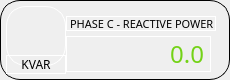
                    <widget class="QFrame" name="horizontalFrame_23">
                     <property name="minimumSize">
                      <size>
                       <width>230</width>
                       <height>80</height>
                      </size>
                     </property>
                     <property name="maximumSize">
                      <size>
                       <width>230</width>
                       <height>80</height>
                      </size>
                     </property>
                     <property name="styleSheet">
                      <string notr="true">border: 1px solid #000000;
border-radius: 20px;</string>
                     </property>
                     <layout class="QHBoxLayout" name="horizontalLayout_33">
                      <property name="spacing">
                       <number>0</number>
                      </property>
                      <property name="leftMargin">
                       <number>5</number>
                      </property>
                      <property name="topMargin">
                       <number>5</number>
                      </property>
                      <property name="rightMargin">
                       <number>5</number>
                      </property>
                      <property name="bottomMargin">
                       <number>5</number>
                      </property>
                      <item>
                       <layout class="QVBoxLayout" name="verticalLayout_57">
                        <property name="spacing">
                         <number>0</number>
                        </property>
                        <item>
                         <widget class="QLabel" name="label_94">
                          <property name="sizePolicy">
                           <sizepolicy hsizetype="Preferred" vsizetype="Preferred">
                            <horstretch>0</horstretch>
                            <verstretch>0</verstretch>
                           </sizepolicy>
                          </property>
                          <property name="minimumSize">
                           <size>
                            <width>60</width>
                            <height>60</height>
                           </size>
                          </property>
                          <property name="maximumSize">
                           <size>
                            <width>60</width>
                            <height>60</height>
                           </size>
                          </property>
                          <property name="styleSheet">
                           <string notr="true">border-color: rgb(255, 255, 255);
image: url(:/icons/power.png);</string>
                          </property>
                          <property name="text">
                           <string/>
                          </property>
                         </widget>
                        </item>
                        <item>
                         <widget class="QLabel" name="label_95">
                          <property name="sizePolicy">
                           <sizepolicy hsizetype="Fixed" vsizetype="Fixed">
                            <horstretch>0</horstretch>
                            <verstretch>0</verstretch>
                           </sizepolicy>
                          </property>
                          <property name="minimumSize">
                           <size>
                            <width>60</width>
                            <height>0</height>
                           </size>
                          </property>
                          <property name="font">
                           <font>
                            <family>Gilroy</family>
                           </font>
                          </property>
                          <property name="styleSheet">
                           <string notr="true">border-color: rgb(255, 255, 255);</string>
                          </property>
                          <property name="text">
                           <string>KVAR</string>
                          </property>
                          <property name="alignment">
                           <set>Qt::AlignCenter</set>
                          </property>
                         </widget>
                        </item>
                       </layout>
                      </item>
                      <item>
                       <layout class="QVBoxLayout" name="verticalLayout_58">
                        <property name="spacing">
                         <number>5</number>
                        </property>
                        <property name="topMargin">
                         <number>10</number>
                        </property>
                        <property name="rightMargin">
                         <number>10</number>
                        </property>
                        <item>
                         <widget class="QLabel" name="label_96">
                          <property name="sizePolicy">
                           <sizepolicy hsizetype="Fixed" vsizetype="Fixed">
                            <horstretch>0</horstretch>
                            <verstretch>0</verstretch>
                           </sizepolicy>
                          </property>
                          <property name="minimumSize">
                           <size>
                            <width>150</width>
                            <height>15</height>
                           </size>
                          </property>
                          <property name="maximumSize">
                           <size>
                            <width>150</width>
                            <height>15</height>
                           </size>
                          </property>
                          <property name="font">
                           <font>
                            <family>Gilroy</family>
                            <pointsize>8</pointsize>
                           </font>
                          </property>
                          <property name="styleSheet">
                           <string notr="true">border-color: rgb(255, 255, 255);</string>
                          </property>
                          <property name="text">
                           <string>PHASE C - REACTIVE POWER</string>
                          </property>
                         </widget>
                        </item>
                        <item>
                         <widget class="QLabel" name="rp_c_1">
                          <property name="sizePolicy">
                           <sizepolicy hsizetype="Fixed" vsizetype="Fixed">
                            <horstretch>0</horstretch>
                            <verstretch>0</verstretch>
                           </sizepolicy>
                          </property>
                          <property name="minimumSize">
                           <size>
                            <width>145</width>
                            <height>0</height>
                           </size>
                          </property>
                          <property name="font">
                           <font>
                            <family>Gilroy</family>
                            <pointsize>18</pointsize>
                           </font>
                          </property>
                          <property name="styleSheet">
                           <string notr="true">color: rgb(115, 210, 22);
border-color: rgb(255, 255, 255);</string>
                          </property>
                          <property name="text">
                           <string>0.0</string>
                          </property>
                          <property name="alignment">
                           <set>Qt::AlignRight|Qt::AlignTrailing|Qt::AlignVCenter</set>
                          </property>
                         </widget>
                        </item>
                       </layout>
                      </item>
                     </layout>
                    </widget>
